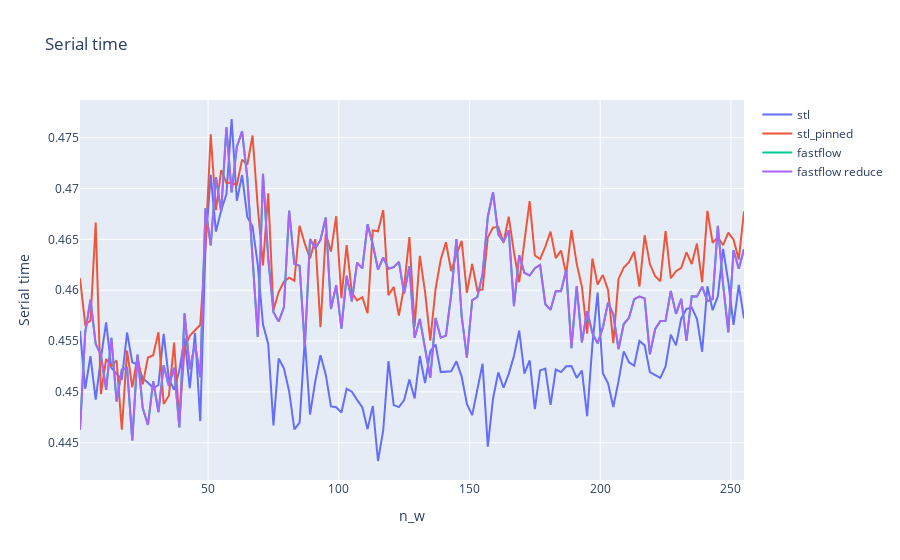

Notebook code cell kept with this figure:
### Markdown cell above
### READ + WRITE + Some overhead time

### Code cell
fig = go.Figure()
fig.add_trace(go.Scatter(x=df_stl['num workers'], y=df_stl['serial time'] *1e-6,
                    mode='lines',
                    name='stl'))
fig.add_trace(go.Scatter(x=df_stl_pinned['num workers'], y=df_stl_pinned['serial time'] *1e-6,
                    mode='lines',
                    name='stl_pinned'))
fig.add_trace(go.Scatter(x=df_fastflow['num workers'], y=df_fastflow['serial time'] *1e-6,
                    mode='lines',
                    name='fastflow'))
fig.add_trace(go.Scatter(x=df_fastflow_reduce['num workers'], y=df_fastflow['serial time'] *1e-6,
                    mode='lines',
                    name='fastflow reduce'))

fig.update_layout(title='Serial time',
                   xaxis_title='n_w',
                   yaxis_title='Serial time')

fig.show()
